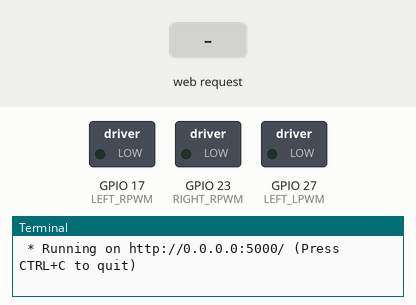
Simulated run of this program. Board: Raspberry Pi (BCM pin numbers). Shown: switched loads named in the program (green lamp = pin HIGH), the last lines printed to the terminal. The test bench sets the inputs (shaded band). The clock reads 2024-03-15 10:24:30 at power-on unless the program sets it.

Above: at 1.2 s.
1.3 s: HTTP request for /move received with the fields dir=forward
At 2.4 s:
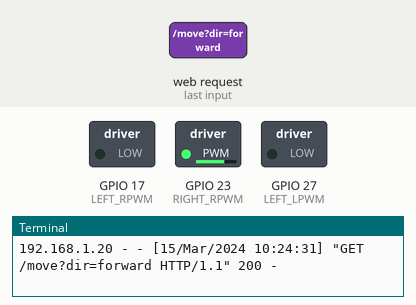
2.8 s: HTTP request for /move received with the fields dir=backward
At 3.5 s:
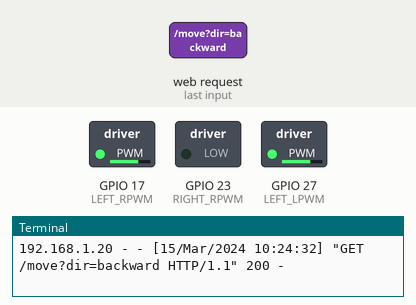
4.3 s: HTTP request for /move received with the fields dir=left
At 4.6 s:
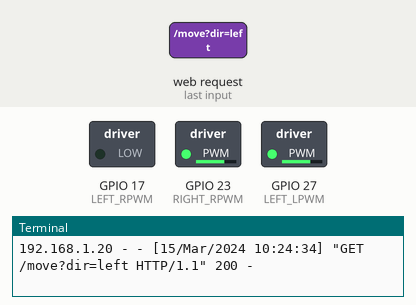
5.8 s: HTTP request for /move received
At 7.0 s:
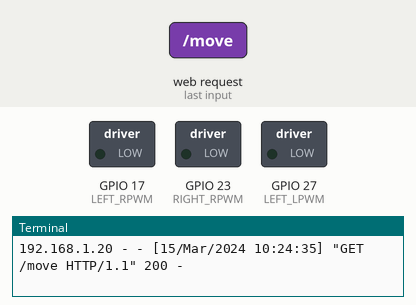
Timing chart, 0 to 8.3 s (numbered marks = the images above; inputs shaded):
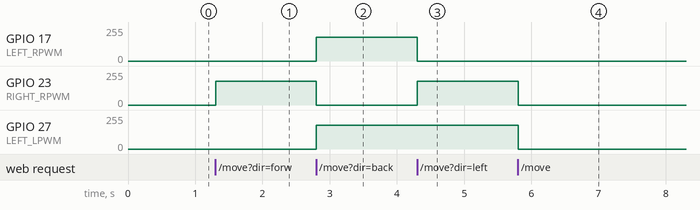

The program:

motor4_1.py
```python
from flask import Flask, render_template_string, request
import RPi.GPIO as GPIO
import time

# --- MODIFIED: Pin setup for 2 BTS7960 motor drivers ---
# Left side motors are connected to one BTS7960
LEFT_RPWM = 17  # Forward
LEFT_LPWM = 27  # Backward

# Right side motors are connected to the other BTS7960
RIGHT_RPWM = 23 # Forward
RIGHT_LPWM = 17 # Backward

GPIO.setmode(GPIO.BCM)
pins = [LEFT_RPWM, LEFT_LPWM, RIGHT_RPWM, RIGHT_LPWM]
for pin in pins:
    GPIO.setup(pin, GPIO.OUT)

# --- MODIFIED: PWM setup for 2 BTS7960 drivers ---
# Create four PWM objects, one for each control pin
pwm_left_fwd = GPIO.PWM(LEFT_RPWM, 1000)
pwm_left_bwd = GPIO.PWM(LEFT_LPWM, 1000)
pwm_right_fwd = GPIO.PWM(RIGHT_RPWM, 1000)
pwm_right_bwd = GPIO.PWM(RIGHT_LPWM, 1000)

# Start all PWM objects with a duty cycle of 0 (stopped)
for pwm in [pwm_left_fwd, pwm_left_bwd, pwm_right_fwd, pwm_right_bwd]:
    pwm.start(0)

speed = 70  # Set a global speed percentage (0-100)

app = Flask(__name__)

# --- NEW: Helper function to control both sides ---
def set_motor_speeds(left_speed, right_speed):
    """Controls the speed and direction of left and right motor pairs.
    Speed is a value from -100 to 100. Positive is forward, negative is backward.
    """
    # Control Left Side
    if left_speed > 0:
        pwm_left_fwd.ChangeDutyCycle(left_speed)
        pwm_left_bwd.ChangeDutyCycle(0)
    else:
        pwm_left_fwd.ChangeDutyCycle(0)
        pwm_left_bwd.ChangeDutyCycle(abs(left_speed))

    # Control Right Side
    if right_speed > 0:
        pwm_right_fwd.ChangeDutyCycle(right_speed)
        pwm_right_bwd.ChangeDutyCycle(0)
    else:
        pwm_right_fwd.ChangeDutyCycle(0)
        pwm_right_bwd.ChangeDutyCycle(abs(right_speed))

# --- MODIFIED: High-level movement functions ---
def forward():
    set_motor_speeds(speed, speed)

def backward():
    set_motor_speeds(-speed, -speed)

def left():
    # Pivot turn: left side reverses, right side goes forward
    set_motor_speeds(-speed, speed)

def right():
    # Pivot turn: right side reverses, left side goes forward
    set_motor_speeds(speed, -speed)

def stop():
    set_motor_speeds(0, 0)

# --- NO CHANGES BELOW THIS LINE (Flask and HTML) ---

page = """
<!DOCTYPE html>
<html>
<head>
<title>4WD Motor Control</title>
<style>
  body { text-align: center; font-family: Arial; background-color: #f0f0f0; }
  h1 { color: #333; }
  .controls { display: inline-block; margin: 20px; }
  button {
    width: 80px;
    height: 80px;
    font-size: 18px;
    margin: 5px;
    border-radius: 10px;
    border: none;
    color: white;
    background-color: #007BFF;
    cursor: pointer;
    transition: all 0.1s;
  }
  button:hover { background-color: #0056b3; }
  .pressed { background-color: #dc3545 !important; transform: scale(0.95); }
  .info { margin-top: 20px; color: #555; }
</style>
<script>
let moveInterval = null;
let isMoving = false;

function startMove(direction) {
  if (!isMoving) {
    isMoving = true;
    console.log('Moving:', direction);
    fetch('/move?dir=' + direction);
    moveInterval = setInterval(() => {
      fetch('/move?dir=' + direction);
    }, 100);
  }
}

function stopMove() {
  if (isMoving) {
    clearInterval(moveInterval);
    isMoving = false;
    moveInterval = null;
    console.log('Stopped');
    fetch('/move?dir=stop');
  }
}

document.addEventListener('keydown', (event) => {
  if (event.repeat) return;
  switch(event.key.toLowerCase()) {
    case 'w':
      document.getElementById('forwardBtn').classList.add('pressed');
      startMove('forward');
      break;
    case 'a':
      document.getElementById('leftBtn').classList.add('pressed');
      startMove('left');
      break;
    case 's':
      document.getElementById('backwardBtn').classList.add('pressed');
      startMove('backward');
      break;
    case 'd':
      document.getElementById('rightBtn').classList.add('pressed');
      startMove('right');
      break;
  }
});

document.addEventListener('keyup', (event) => {
  switch(event.key.toLowerCase()) {
    case 'w':
      document.getElementById('forwardBtn').classList.remove('pressed');
      stopMove();
      break;
    case 'a':
      document.getElementById('leftBtn').classList.remove('pressed');
      stopMove();
      break;
    case 's':
      document.getElementById('backwardBtn').classList.remove('pressed');
      stopMove();
      break;
    case 'd':
      document.getElementById('rightBtn').classList.remove('pressed');
      stopMove();
      break;
  }
});
</script>
</head>
<body>
  <h1>4WD Raspberry Pi Control</h1>
  <p class="info">Use WASD keys or buttons to control the robot</p>
  <div class="controls">
    <div>
      <button id="forwardBtn" onmousedown="startMove('forward')" onmouseup="stopMove()">↑<br>W</button>
    </div>
    <div>
      <button id="leftBtn" onmousedown="startMove('left')" onmouseup="stopMove()">←<br>A</button>
      <button id="backwardBtn" onmousedown="startMove('backward')" onmouseup="stopMove()">↓<br>S</button>
      <button id="rightBtn" onmousedown="startMove('right')" onmouseup="stopMove()">→<br>D</button>
    </div>
  </div>
</body>
</html>
"""

@app.route("/")
def index():
    return render_template_string(page)

@app.route("/move")
def move():
    dir = request.args.get("dir")
    if dir == "forward":
        forward()
    elif dir == "backward":
        backward()
    elif dir == "left":
        left()
    elif dir == "right":
        right()
    else:
        stop()
    return "ok"

if __name__ == "__main__":
    try:
        app.run(host="0.0.0.0", port=5000)
    finally:
        print("Cleaning up GPIO...")
        stop()
        # --- MODIFIED: Cleanup for new PWM objects ---
        for pwm in [pwm_left_fwd, pwm_left_bwd, pwm_right_fwd, pwm_right_bwd]:
            pwm.stop()
        GPIO.cleanup()
```

Measured:
- after the input at 1.3 s, GPIO 23 (RIGHT_RPWM): 0/255 → 179/255 at once
- after the input at 2.8 s, GPIO 17 (LEFT_RPWM), GPIO 27 (LEFT_LPWM): 0/255 → 179/255 at once; GPIO 23 (RIGHT_RPWM): 179/255 → 0/255 at once
- after the input at 4.3 s, GPIO 17 (LEFT_RPWM): 179/255 → 0/255 at once; GPIO 23 (RIGHT_RPWM): 0/255 → 179/255 at once
- after the input at 5.8 s, GPIO 23 (RIGHT_RPWM), GPIO 27 (LEFT_LPWM): 179/255 → 0/255 at once
